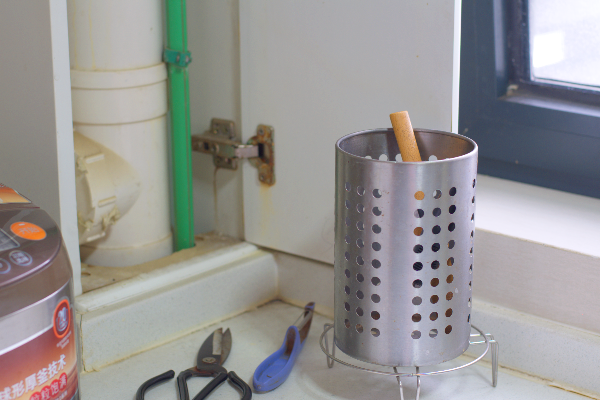
#> input picture AIFairnessEvaluationAssignment/data/dataset1/high/111.png, 600 x 400 px, given as the content of the folder data/dataset1/low, which was not available
$ jupyter execute --allow-errors AIFairnessEvaluationAssignment.ipynb   (text cells are left out)
#> lines starting #> are read from the running program, lines starting #| are printed output that depends on the picture; pictures that were not available may be replaced by others from this repository, and a replacement may not be noted
#> further down, image is the input picture: shape (400, 600, 3); mean B, G, R 147.5, 148.9, 150.6
[cell 1]
# Importing necessary libraries
import cv2
import numpy as np
import pandas as pd
import matplotlib.pyplot as plt
import os

from skimage.metrics import structural_similarity as ssim
from skimage import exposure
from brisque import BRISQUE
import time

[cell 2]
# Origingal dataset
dataset1Low = "data/dataset1/low"
dataset1High = "data/dataset1/high"
dataset2Input = "data/dataset2/input"
dataset2Target = "data/dataset2/target"

# Outputs
outputFolder = "outputs"
dataset1Processed = outputFolder + "/dataset1"
dataset2Processed = outputFolder + "/dataset2"
resized = outputFolder + "/resized"

[cell 3]
dataset1Files = os.listdir(dataset1Low)
dataset2Files = os.listdir(dataset2Input)

dataset1Files = [f for f in dataset1Files if f.endswith(".png")]
dataset2Files = [f for f in dataset2Files if f.endswith(".png")]

# Checking if the code works
print("Dataset 1 images:", len(dataset1Files))
print("Dataset 2 images:", len(dataset2Files))

[cell 4]
# CLAHE
def applyCLAHE(image):
    gray = cv2.cvtColor(image, cv2.COLOR_BGR2GRAY)
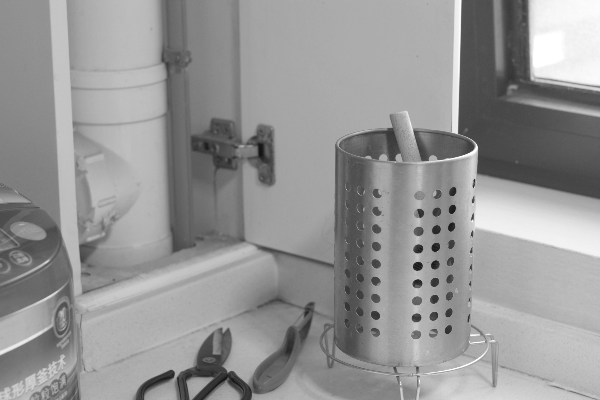
#> gray: shape (400, 600); min 18, max 255, mean 149.3
    clahe = cv2.createCLAHE(clipLimit = 2, tileGridSize = (8, 8))
    result = clahe.apply(gray)
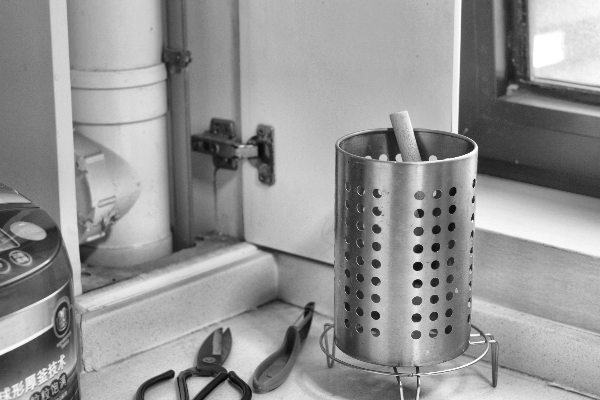
#> result: shape (400, 600); min 8, max 255, mean 148.6
    return cv2.cvtColor(result, cv2.COLOR_GRAY2BGR)

# Unsharp mask
# [4 lines left out: function applyUnsharpMask, not called in this run]

# Box filter
def applyBoxFilter(image):
    return cv2.boxFilter(image, -1, (5, 5))

# Gaussian Smooth
def applyGaussianSmooth(image):
    return cv2.GaussianBlur(image, (5, 5), 1.5)

# Histogram Equalisation
# [11 lines left out: functions applyHistogramEqualisation, applyGammaCorrection, not called in this run]

# Bilateral filter
def applyBilateralFilter(image):
    return cv2.bilateralFilter(image, 15, 75, 75)

# Denoise
def applyDenoise(image):
    return cv2.fastNlMeansDenoisingColored(image, None, 10, 10, 7, 21)

# Adaptive hist EQ
# [17 lines left out: functions applyAdaptiveHistEQ, applySaturation, applyHighPassFilter, not called in this run]

[cell 5]
# This function can be changed if a different method of pre-processing is desired
def preprocessImage(image):
    result = applyCLAHE(image)
    return result

[cell 6]
# Dataset 1
processing_times_dataset1 = {}

for filename in dataset1Files:
    imagePath = dataset1Low + "/" + filename
    image = cv2.imread(imagePath)

    start_time = time.time()

    processed = preprocessImage(image)

    end_time = time.time()
    processing_time = end_time - start_time

    processing_times_dataset1[filename] = processing_time

    savePath = outputFolder + "/dataset1/" + filename
    cv2.imwrite(savePath, processed)

print("Dataset 1 pre-processing complete.")

processing_times_dataset2 = {}

# Dataset 2
for filename in dataset2Files:
    imagePath = dataset2Input + "/" + filename
    image = cv2.imread(imagePath)

    start_time = time.time()

    processed = preprocessImage(image)

    end_time = time.time()
    processing_time = end_time - start_time

    processing_times_dataset2[filename] = processing_time

    savePath = outputFolder + "/dataset2/" + filename
    cv2.imwrite(savePath, processed)

print("Dataset 2 pre-processing complete.")

[cell 7]
# PSNR
def calculatePSNR(original, compared):
    MSE = np.mean((original - compared) ** 2)
#> MSE = 0

    if MSE == 0:
        return 100

    maxPixel = 255
    PSNR = 20 * np.log10(maxPixel / np.sqrt(MSE))

    return PSNR

# SSIM
def calculateSSIM(original, compared):
    originalGray = cv2.cvtColor(original, cv2.COLOR_BGR2GRAY)
    comparedGray = cv2.cvtColor(compared, cv2.COLOR_BGR2GRAY)

    value = ssim(originalGray, comparedGray, data_range = 255)

    return value

# BRISQUE
def calculateBRISQUE(imagePath):
    try:
        image = cv2.imread(imagePath)

        if image is None:
            return np.nan

        if image.shape[0] < 64 or image.shape[1] < 64:
            return np.nan

        if len(image.shape) == 2:
            image = cv2.cvtColor(image, cv2.COLOR_GRAY2BGR)

        image = cv2.cvtColor(image, cv2.COLOR_BGR2RGB)

        _BRISQUE = BRISQUE()
        score = _BRISQUE.score(image)

        return score

    except Exception as e:
        print("BRISQUE error:", e)
        return np.nan

# NIQE
# [9 lines left out: function calculateNIQE, not called in this run]

[cell 8]
# Testing the metrics using the previously declared functions
filename = dataset1Files[0]

highImage = cv2.imread(dataset1High + "/" + filename)
lowImage = cv2.imread(dataset1Low + "/" + filename)

PSNRValue = calculatePSNR(highImage, lowImage)
#> PSNRValue = 100
SSIMValue = calculateSSIM(highImage, lowImage)
#> in calculateSSIM, `value = ssim(originalGray, comparedGray, data_range = 255)`: value = 1
#> SSIMValue = 1
#> (the rest of this cell did not finish here and is left out)

NIQEValue = calculateNIQE(lowImage)

print("PSNR:", PSNRValue)
print("SSIM:", SSIMValue)
print("BRISQUE:", BRISQUEValue)
print("NIQE:", NIQEValue)

[cell 9]
# Dataset 1
resultsDataset1Original = []

#> (the rest of this cell did not finish here and is left out)

    NIQEValue = calculateNIQE(lowImage)

    resultsDataset1Original.append(["dataset1", filename, "original", PSNRValue, SSIMValue, BRISQUEValue, NIQEValue])

dfDataset1Original = pd.DataFrame(resultsDataset1Original, columns = ["dataset", "filename", "type", "PSNR", "SSIM", "BRISQUE", "NIQE"])

display(dfDataset1Original.head())

# Dataset 2
resultsDataset2Original = []

for filename in dataset2Files:
    targetPath = dataset2Target + "/" + filename
    inputPath = dataset2Input + "/" + filename

    targetImage = cv2.imread(targetPath)
    inputImage = cv2.imread(inputPath)

    if targetImage is None or inputImage is None:
        continue

    PSNRValue = calculatePSNR(targetImage, inputImage)
    SSIMValue = calculateSSIM(targetImage, inputImage)
    BRISQUEValue = calculateBRISQUE(inputPath)
    NIQEValue = calculateNIQE(inputImage)

    resultsDataset2Original.append(["dataset2", filename, "original", PSNRValue, SSIMValue, BRISQUEValue, NIQEValue])

dfDataset2Original = pd.DataFrame(resultsDataset2Original, columns = ["dataset", "filename", "type", "PSNR", "SSIM", "BRISQUE", "NIQE"])

display(dfDataset2Original.head())

#> (a cell that did not finish here is left out)

[cell 11]
# Dataset 1
resultsDataset1Processed = []

#> (the rest of this cell did not finish here and is left out)

#> `PSNRValue = calculatePSNR(highImage, processedImage)`: PSNRValue = 28.56
    SSIMValue = calculateSSIM(highImage, processedImage)
#> `SSIMValue = calculateSSIM(highImage, processedImage)`: SSIMValue = 0.899
    BRISQUEValue = calculateBRISQUE(processedPath)
#> `lowResized = cv2.resize(lowImage, (newWidth, newHeight))`:
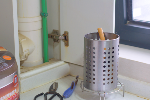
#> lowResized: shape (100, 150, 3); mean B, G, R 147.7, 149.1, 150.8
    NIQEValue = calculateNIQE(processedImage)

    processing_time = processing_times_dataset1.get(filename, None)

    resultsDataset1Processed.append(["dataset1", filename, "processed", PSNRValue, SSIMValue, BRISQUEValue, NIQEValue, processing_time])

dfDataset1Processed = pd.DataFrame(resultsDataset1Processed, columns = ["dataset", "filename", "type", "PSNR", "SSIM", "BRISQUE", "NIQE", "time"])

display(dfDataset1Processed.head())

# Dataset 2
resultsDataset2Processed = []

for filename in dataset2Files:
    targetPath = dataset2Target + "/" + filename
    processedPath = outputFolder + "/dataset2/" + filename

    targetImage = cv2.imread(targetPath)
    processedImage = cv2.imread(processedPath)

    if targetImage is None or processedImage is None:
        continue

    PSNRValue = calculatePSNR(targetImage, processedImage)
    SSIMValue = calculateSSIM(targetImage, processedImage)
    BRISQUEValue = calculateBRISQUE(processedPath)
    NIQEValue = calculateNIQE(processedImage)

    processing_time = processing_times_dataset2.get(filename, None)

    resultsDataset2Processed.append(["dataset2", filename, "processed", PSNRValue, SSIMValue, BRISQUEValue, NIQEValue, processing_time])

dfDataset2Processed = pd.DataFrame(resultsDataset2Processed, columns = ["dataset", "filename", "type", "PSNR", "SSIM", "BRISQUE", "NIQE", "time"])

display(dfDataset2Processed.head())

#> (a cell that did not finish here is left out)

[cell 13]
# Dataset 1
resizePercentages = [25, 50, 75, 100]

resultsDataset1Resized = []

#> (the rest of this cell did not finish here and is left out)

#> `PSNRValue = calculatePSNR(highResized, lowResized)`: PSNRValue = 100
        SSIMValue = calculateSSIM(highResized, lowResized)
#> in calculateSSIM (call 4), `originalGray = cv2.cvtColor(original, cv2.COLOR_BGR2GRAY)`:
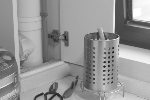
#> originalGray: shape (100, 150); min 25, max 255, mean 149.4
#> in calculateSSIM (call 4), `value = ssim(originalGray, comparedGray, data_range = 255)`: value = 1
        BRISQUEValue = calculateBRISQUE(savePath)
        NIQEValue = calculateNIQE(lowResized)

        resultsDataset1Resized.append(["dataset1", filename, percent, PSNRValue, SSIMValue, BRISQUEValue, NIQEValue, processing_time])

dfDataset1Resized = pd.DataFrame(resultsDataset1Resized, columns = ["dataset", "filename", "resize_percent", "PSNR", "SSIM", "BRISQUE", "NIQE", "time"])

display(dfDataset1Resized.head())

# Dataset 2
resultsDataset2Resized = []

for filename in dataset2Files:
    targetPath = dataset2Target + "/" + filename
    inputPath = dataset2Input + "/" + filename

    targetImage = cv2.imread(targetPath)
    inputImage = cv2.imread(inputPath)

    if targetImage is None or inputImage is None:
        continue

    for percent in resizePercentages:
        scale = percent / 100

        start_time = time.time()

        newWidth = int(inputImage.shape[1] * scale)
        newHeight = int(inputImage.shape[0] * scale)

        inputResized = cv2.resize(inputImage, (newWidth, newHeight))
        targetResized = cv2.resize(targetImage, (newWidth, newHeight))

        savePath = outputFolder + "/resized/dataset2_" + str(percent) + "_" + filename
        cv2.imwrite(savePath, inputResized)

        end_time = time.time()
        processing_time = end_time - start_time

        PSNRValue = calculatePSNR(targetResized, inputResized)
        SSIMValue = calculateSSIM(targetResized, inputResized)
        BRISQUEValue = calculateBRISQUE(savePath)
        NIQEValue = calculateNIQE(inputResized)

        resultsDataset2Resized.append(["dataset2", filename, percent, PSNRValue, SSIMValue, BRISQUEValue, NIQEValue, processing_time])

dfDataset2Resized = pd.DataFrame(resultsDataset2Resized, columns = ["dataset", "filename", "resize_percent", "PSNR", "SSIM", "BRISQUE", "NIQE", "time"])

display(dfDataset2Resized.head())

$ run again, on AIFairnessEvaluationAssignment/data/dataset1/high/55.png
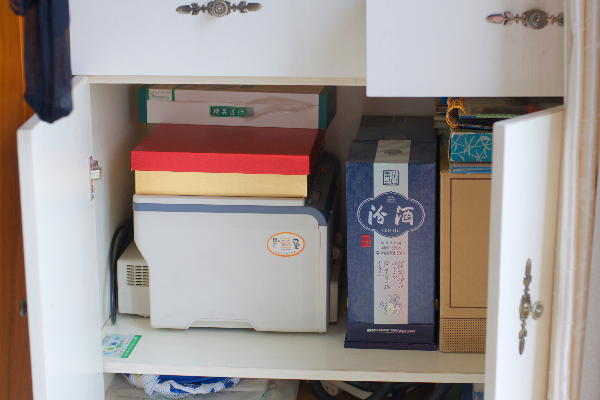
#> input picture AIFairnessEvaluationAssignment/data/dataset1/high/55.png, 600 x 400 px, given as the content of the folder data/dataset1/low, which was not available
#> image is the input picture: shape (400, 600, 3); mean B, G, R 144.1, 146.9, 156.1
#> in applyCLAHE, `result = clahe.apply(gray)`:
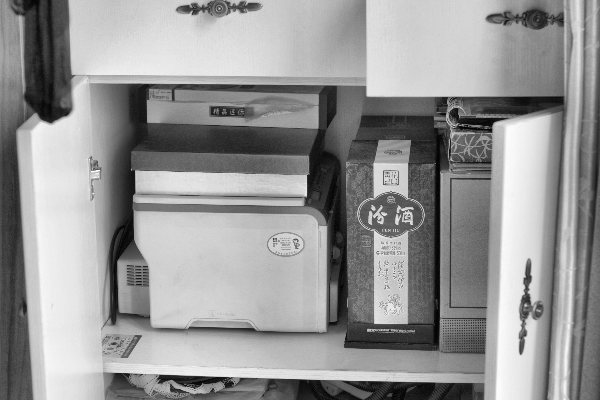
#> result: shape (400, 600); min 2, max 254, mean 149.4
#> MSE = 0
#> `PSNRValue = calculatePSNR(highImage, lowImage)`: PSNRValue = 100
#> value = 1
#> `PSNRValue = calculatePSNR(highImage, processedImage)`: PSNRValue = 29.12
#> `SSIMValue = calculateSSIM(highImage, processedImage)`: SSIMValue = 0.918
#> `PSNRValue = calculatePSNR(highResized, lowResized)`: PSNRValue = 100
#> in calculateSSIM (call 4), `originalGray = cv2.cvtColor(original, cv2.COLOR_BGR2GRAY)`:
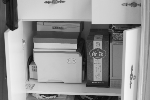
#> originalGray: shape (100, 150); min 8, max 247, mean 149.5
#> value = 1
#> image: shape (100, 150, 3)

$ run again, on AIFairnessEvaluationAssignment/data/dataset1/high/665.png
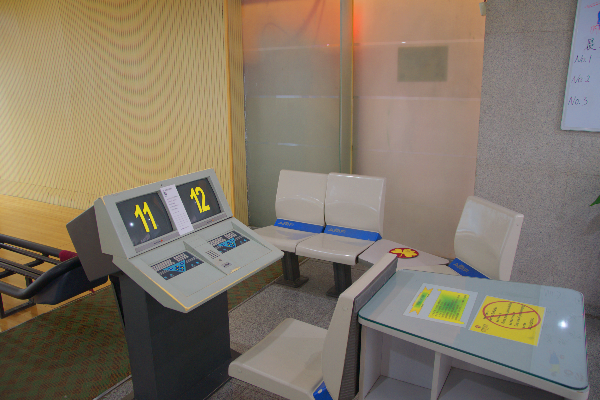
#> input picture AIFairnessEvaluationAssignment/data/dataset1/high/665.png, 600 x 400 px, given as the content of the folder data/dataset1/low, which was not available
#> image is the input picture: shape (400, 600, 3); mean B, G, R 103.4, 119.3, 130.7
#> in applyCLAHE, `result = clahe.apply(gray)`:
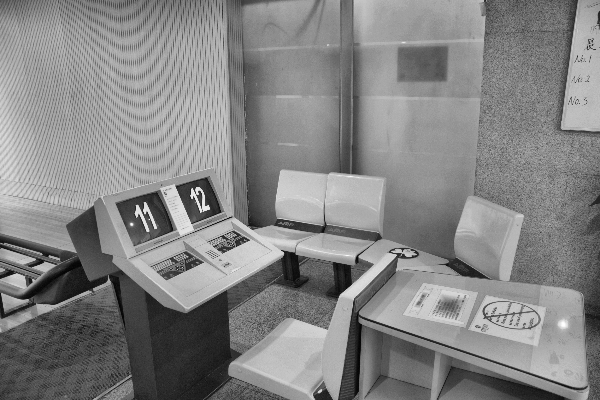
#> result: shape (400, 600); min 3, max 255, mean 131.9
#> MSE = 0
#> `PSNRValue = calculatePSNR(highImage, lowImage)`: PSNRValue = 100
#> value = 1
#> `PSNRValue = calculatePSNR(highImage, processedImage)`: PSNRValue = 28.42
#> `SSIMValue = calculateSSIM(highImage, processedImage)`: SSIMValue = 0.834
#> `PSNRValue = calculatePSNR(highResized, lowResized)`: PSNRValue = 100
#> in calculateSSIM (call 4), `originalGray = cv2.cvtColor(original, cv2.COLOR_BGR2GRAY)`:
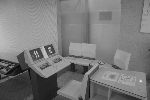
#> originalGray: shape (100, 150); min 8, max 232, mean 121
#> value = 1
#> image: shape (100, 150, 3)

$ run again, on AIFairnessEvaluationAssignment/data/dataset1/high/748.png
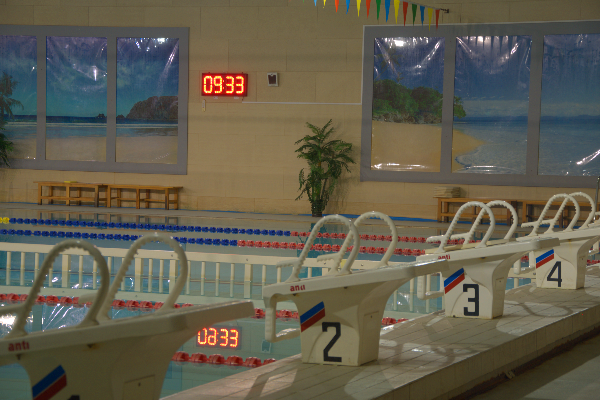
#> input picture AIFairnessEvaluationAssignment/data/dataset1/high/748.png, 600 x 400 px, given as the content of the folder data/dataset1/low, which was not available
#> image is the input picture: shape (400, 600, 3); mean B, G, R 77.9, 93.4, 98.2
#> in applyCLAHE, `result = clahe.apply(gray)`:
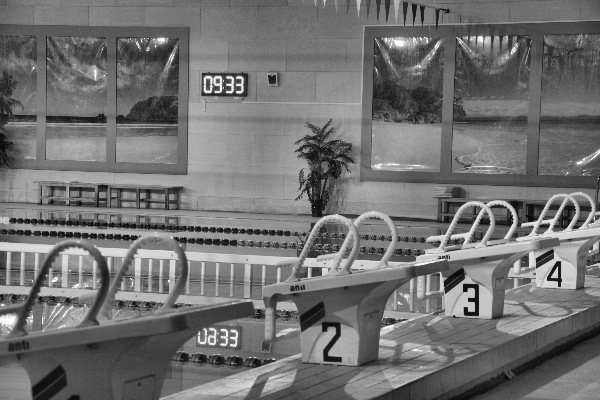
#> result: shape (400, 600); min 6, max 255, mean 113
#> MSE = 0
#> `PSNRValue = calculatePSNR(highImage, lowImage)`: PSNRValue = 100
#> value = 1
#> `PSNRValue = calculatePSNR(highImage, processedImage)`: PSNRValue = 28.1
#> `SSIMValue = calculateSSIM(highImage, processedImage)`: SSIMValue = 0.83
#> `PSNRValue = calculatePSNR(highResized, lowResized)`: PSNRValue = 100
#> in calculateSSIM (call 4), `originalGray = cv2.cvtColor(original, cv2.COLOR_BGR2GRAY)`:
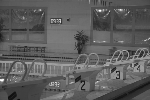
#> originalGray: shape (100, 150); min 13, max 255, mean 93.2
#> value = 1
#> image: shape (100, 150, 3)
